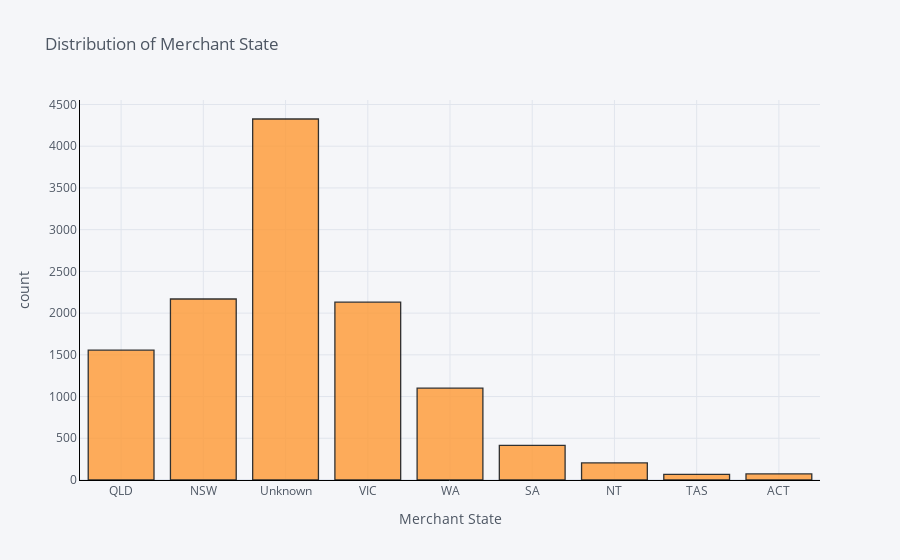

Notebook cell for this chart:
### Code cell
#Visulisation Method2 = plotly
df['merchant_state'].iplot(
    kind='hist',
    bins=100,
    xTitle='Merchant State',
    linecolor='black',
    yTitle='count',
    title='Distribution of Merchant State')

### Figure 1 — Plotly figure (JSON) as saved in the notebook; plotly's stock layout.template omitted (floating-point values rounded to 4 significant figures; data arrays with more than 128 entries replaced by an {"elided": "..."} marker saying what was removed)
{"data": [{"histfunc": "count", "histnorm": "", "marker": {"color": "rgba(255, 153, 51, 1.0)", "line": {"color": "#000000", "width": 1.3}}, "name": "merchant_state", "nbinsx": 100, "opacity": 0.8, "orientation": "v", "type": "histogram", "x": {"elided": "12043 str values"}}], "layout": {"barmode": "overlay", "legend": {"bgcolor": "#F5F6F9", "font": {"color": "#4D5663"}}, "paper_bgcolor": "#F5F6F9", "plot_bgcolor": "#F5F6F9", "title": {"font": {"color": "#4D5663"}, "text": "Distribution of Merchant State"}, "xaxis": {"gridcolor": "#E1E5ED", "linecolor": "black", "showgrid": true, "tickfont": {"color": "#4D5663"}, "title": {"font": {"color": "#4D5663"}, "text": "Merchant State"}, "zerolinecolor": "#E1E5ED"}, "yaxis": {"gridcolor": "#E1E5ED", "linecolor": "black", "showgrid": true, "tickfont": {"color": "#4D5663"}, "title": {"font": {"color": "#4D5663"}, "text": "count"}, "zerolinecolor": "#E1E5ED"}}}
